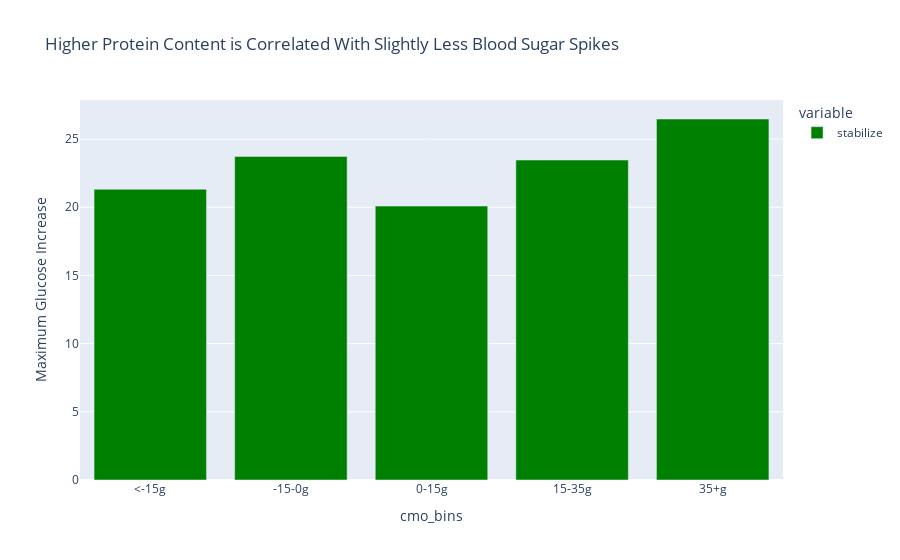

Notebook code cell kept with this figure:
### Code cell
cmo_bins = [float('-inf'), -15, 0, 15, 35, float('inf')]
cmo_labels = ['<-15g', '-15-0g', '0-15g', '15-35g', '35+g']

glucose_spikes['cmo_bins'] = pd.cut(glucose_spikes['carb_minus_others'], 
                                       bins=cmo_bins, 
                                       labels=cmo_labels,
                                       right=False)

px.bar(glucose_spikes.groupby('cmo_bins')['stabilize'].mean(),
       labels={'value': 'Maximum Glucose Increase', 'index': 'Protein Bin'},
       title='Higher Protein Content is Correlated With Slightly Less Blood Sugar Spikes',
       color_discrete_sequence=['green'])

### Figure 1 — Plotly figure (JSON) as saved in the notebook; plotly's stock layout.template omitted (floating-point values rounded to 4 significant figures)
{"data": [{"hovertemplate": "variable=stabilize<br>cmo_bins=%{x}<br>Maximum Glucose Increase=%{y}<extra></extra>", "legendgroup": "stabilize", "marker": {"color": "green", "pattern": {"shape": ""}}, "name": "stabilize", "orientation": "v", "showlegend": true, "textposition": "auto", "type": "bar", "x": ["<-15g", "-15-0g", "0-15g", "15-35g", "35+g"], "xaxis": "x", "y": [21.32, 23.73, 20.09, 23.47, 26.47], "yaxis": "y"}], "layout": {"barmode": "relative", "legend": {"title": {"text": "variable"}, "tracegroupgap": 0}, "title": {"text": "Higher Protein Content is Correlated With Slightly Less Blood Sugar Spikes"}, "xaxis": {"anchor": "y", "domain": [0, 1], "title": {"text": "cmo_bins"}}, "yaxis": {"anchor": "x", "domain": [0, 1], "title": {"text": "Maximum Glucose Increase"}}}}
